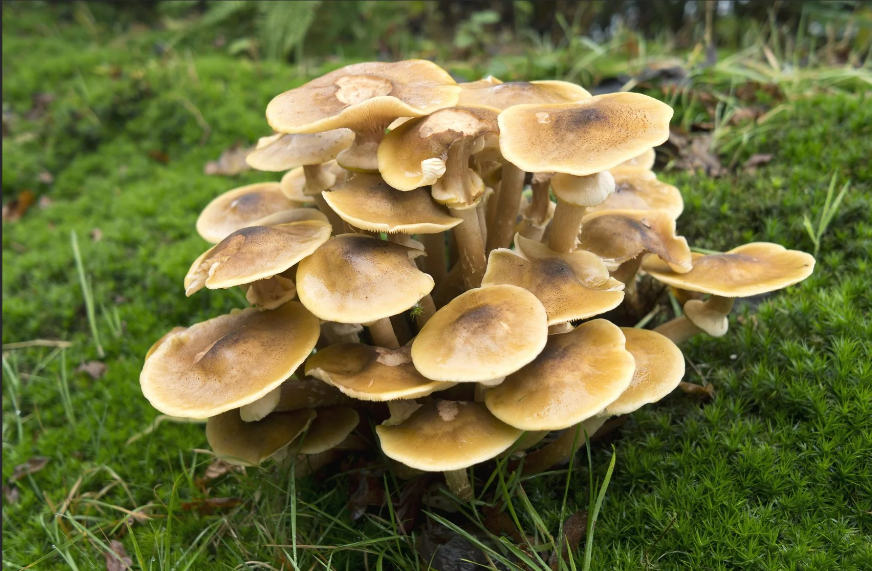
%> input picture New Folder/image.png, 872 x 571 px
$ octave 6.m   (GNU Octave 9; MATLAB toolbox functions it lacks are replaced by stand-ins)
%> lines starting %> are read from the running program, lines starting %| are printed output that depends on the picture
% Image Enhancement
I=imread('image.png');
%> I is the input picture: size 571x872x3 uint8; mean R, G, B 111.3, 112, 61.6
subplot(4,2,1); imshow(I); title('Original Image');

g=rgb2gray(I);
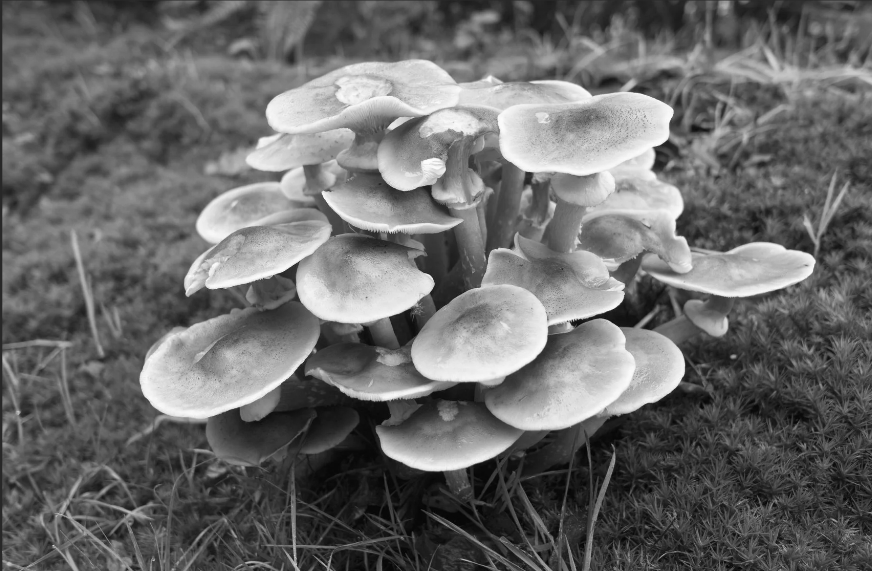
%> g: size 571x872 uint8; min 4, max 253, mean 106.1
subplot(4,2,5); imshow(g); title('Gray Image');

J=imadjust(g,[0.3 0.7],[]);
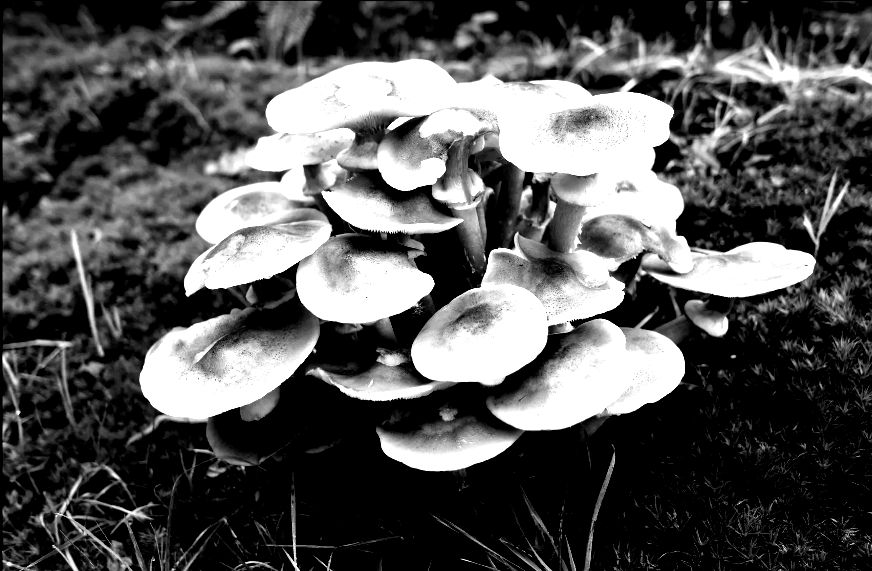
%> J: size 571x872 uint8; min 0, max 255, mean 84.6
subplot(4,2,3); imshow(J); title('Enhanced Image');

D= imadjust(I,[0.2 0.3 0; 0.6 0.7 1],[]);
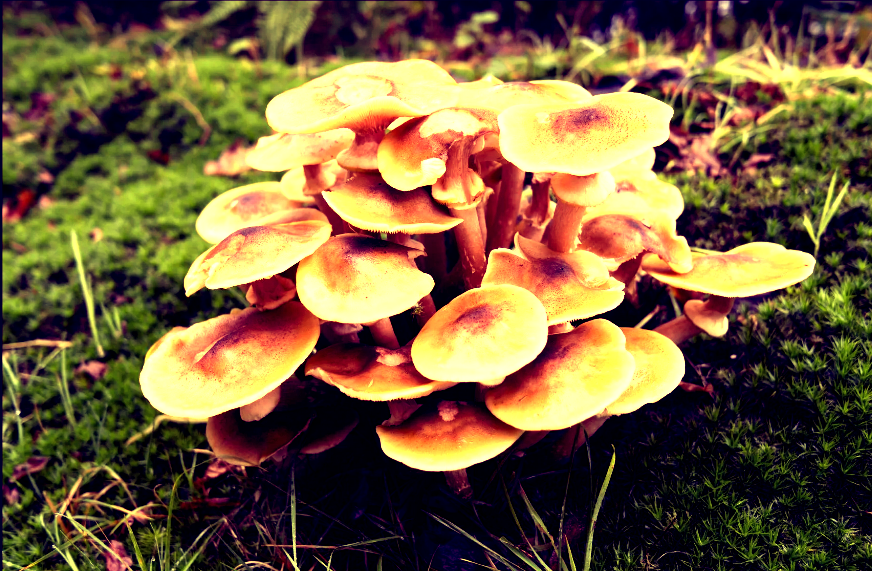
%> D: size 571x872x3 uint8; mean R, G, B 118.5, 95.8, 61.6
subplot(4,2,4);imshow(D);title('Enhanced Image 2');

% Histogram and Histogram Equalization
subplot(4,2,7); imhist(g); title('Histogram of Gray Image');
m=histeq(g);
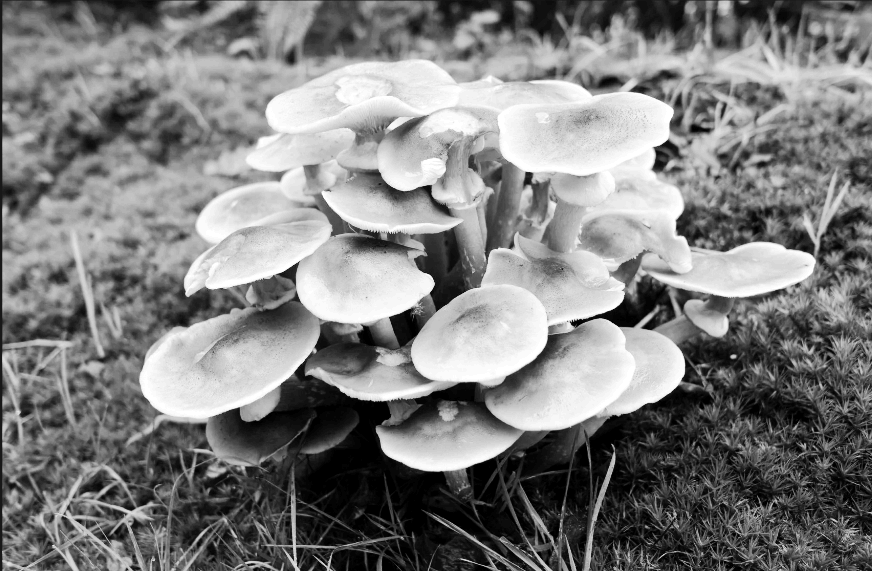
%> m: size 571x872 uint8; min 0, max 255, mean 126.4
subplot(4,2,6); imshow(m); title('Equalized Image');
subplot(4,2,8); imhist(m); title('Histogram of Equalized Image');
%> after `title('Histogram of Equalized Image')`:
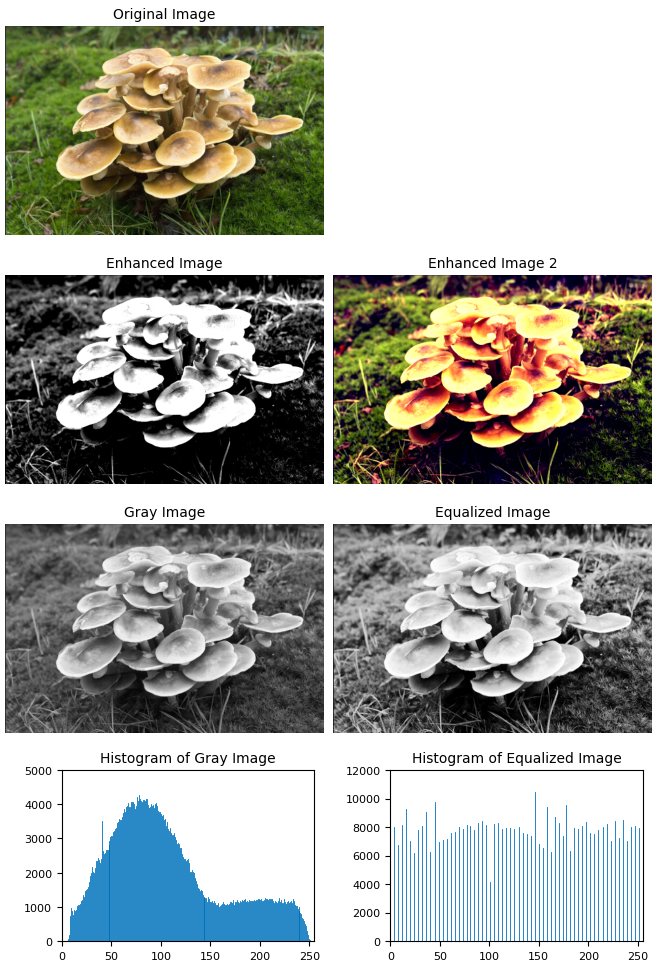
%> figure redrawn from the program's plot data, 7 panels
